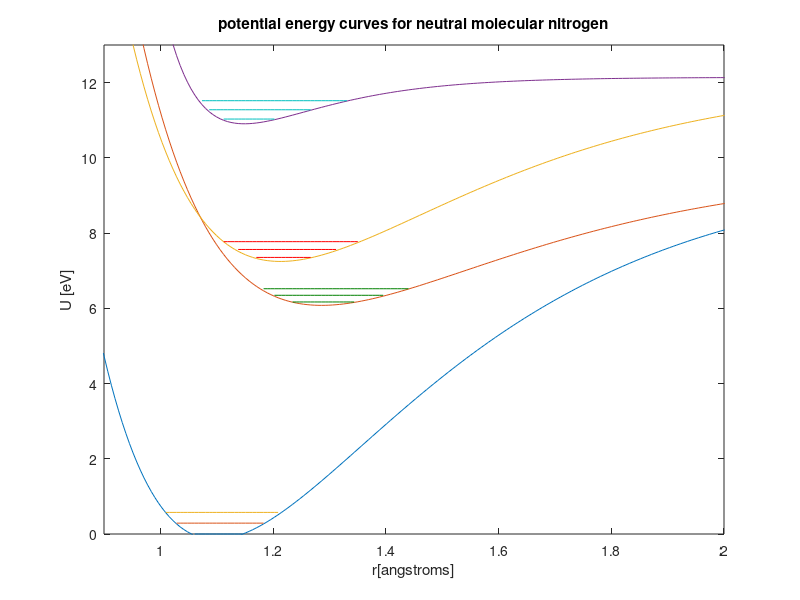

This figure's MATLAB source: (Note: this script raises an error after producing the figure.)
%%%%%%%%%%%%%%%%%%%%%%%%%%%%%%%%%%%%%%%%%%%%%%%%%%%%%%%%%%%%%%%%%%%%%%%%%
%%%
%%%    compute morse oscillator potentials for excited states of N2
%%%    and N2+.
%%%    Loftus 1977,  "The Spectrum of Molecular Nitrogen"
%%%    Laher 1991,   "Improved Fits for the Vib. and Rot. Const..."
%%%    Kosarim 2005, "Ionization of excited nitrogen molecules by ..."
%%%
%%%
clear all;

hconst = 6.6261e-27;  % planks const [erg-s]
econst = 4.8032e-10;  % electron charge
cvac   = 2.9979e10;   % speed of light [cm/s]
erg_eV = 1.6022e-12;  % ergs associatd with 1eV
erg_invcm = 1.9864e-16;  % ergs associated with 1/cm
invcm_to_eV = erg_invcm/erg_eV; % eV associated with 1/cm
%
mN = 2.32e-23;       % nitrogen mass [g] 
mur = mN*mN/(mN+mN); % reduced mass [g]

%%%   set N2 neutral and ion data (see Laher 1991 Table 1)
%
State0  = ['X1Sig' 'A3Sig' 'B3Pi' 'C3Pi' ...
           'X2Sig' 'A2Pi'  'B2Sig']; % this line is ions
we0 = [2359    1460.5  1734.4 2047.2 ...
       2207    1904    2420];  % [1/cm]
xe0   = [14.324  13.775  14.558  28.445 ...
         16.3    15.03   23.85]./we0; % unitless
ye0   = [-2.26e-3 -1.175e-2 1.4e-2  2.0883 ...
         -2.67e-3  2.03e-3  -0.3587]./we0; % unitless
ze0   = [-2.4e-4   1.41e-4  -1.13e-3 -5.35e-1 ...
         -2.61e-3  0        -6.192e-2]./we0; % unitless
ae0   = [0        -7.29e-5 0        0 ...
         3.7e-5   0        0]./we0; % unitless
T0    = [0       49755   59307  88978 ...
         125668  134683  151234];   % exc energy from v=0 [1/cm]
Tv0   = we0.*(1/2-xe0/4+ye0/8+ze0/16+ae0/32); % energy at v=0
Te0   = T0-Tv0;   % exc energy from r=r0 [1/cm]
De0    = [78714   28959   38631  8960 ...
          70273   61256   45706];    % diss energy from v=0 [1/cm]
D0     = De0+Tv0; % diss energy from r=r0 [1/cm] (see fig 1 Gilmore 1965)
Be0     = [1.998   1.455   1.638  1.825 ...
           1.932   1.748   2.073];    % Rot Const [1/cm]
%
a  = 2*pi*we0*cvac.*sqrt(mur./(2*D0*erg_invcm)); 
%re = sqrt(hconst./(8*pi*mNr*Be0*cvac)); % ?
r0  = [1.098 1.286 1.213 1.149 ...
       1.116 1.174 1.0777]*1e-8; % mean internuc distance [cm]

%
%
%

v = 0:1:45;              % vib quantum number
r = (0:0.005:4)*max(r0);
Ev = zeros(length(T0),length(v));
rminset = ones(length(T0),length(v)); % flag for setting rmin
rmin = ones(length(T0),length(v)); % initial r where U(r) = T0(i)+Ev(v);
rmax = rmin;                       % final r where   U(r) = T0(i)+Ev(v);
U = zeros(length(T0),length(r));
for i = 1:length(T0)
    U(i,:) = Te0(i) + D0(i)*(1-exp(-a(i)*(r-r0(i)))).^2;
    U(i,:) = U(i,:)*invcm_to_eV;
    for j = 1:length(r)
        for k=1:length(v)
            Ev(i,j,k) = Te0(i) + we0(i)* ( (v(k)+1/2) ...
                              -    xe0(i)*(v(k)+1/2).^2 ...
                              +    ye0(i)*(v(k)+1/2).^3 ...
                              +    ze0(i)*(v(k)+1/2).^4 ...
                              +    ae0(i)*(v(k)+1/2).^5 );
            Ev(i,j,k) = Ev(i,j,k)*invcm_to_eV; % [eV]
            if(Ev(i,j,k)<U(i,j))
                Ev(i,j,k) = 0;
                if(rminset(i,k))
                    rmin(i,k) = j+1;
                end
            else
                rmax(i,k) = j;
                rminset(i,k) = 0;
            end
        end
    end
end


%%%%%%%%%%%%%%%%%%%%%%%%%%%%%%%%%%%%%%%%%%%%%%%%%%%%%%%%%%%%%%%%%%%%%%%%
%%%
%%%        plot some potential energy curves for neutral N2
%%%

close(figure(1)); figure(1); plot(r/1e-8,U);
hold on; plot(r(rmin(1,1):rmax(1,1))/1e-8,Ev(1,rmin(1,1):rmax(1,1),1));
hold on; plot(r(rmin(1,2):rmax(1,2))/1e-8,Ev(1,rmin(1,2):rmax(1,2),2));
hold on; plot(r(rmin(1,3):rmax(1,3))/1e-8,Ev(1,rmin(1,3):rmax(1,3),3));
%
hold on; plot(r(rmin(2,1):rmax(2,1))/1e-8,Ev(2,rmin(2,1):rmax(2,1),1),'color',[0 0.5 0]);
hold on; plot(r(rmin(2,2):rmax(2,2))/1e-8,Ev(2,rmin(2,2):rmax(2,2),2),'color',[0 0.5 0]);
hold on; plot(r(rmin(2,3):rmax(2,3))/1e-8,Ev(2,rmin(2,3):rmax(2,3),3),'color',[0 0.5 0]);
%
hold on; plot(r(rmin(3,1):rmax(3,1))/1e-8,Ev(3,rmin(3,1):rmax(3,1),1),'r');
hold on; plot(r(rmin(3,2):rmax(3,2))/1e-8,Ev(3,rmin(3,2):rmax(3,2),2),'r');
hold on; plot(r(rmin(3,3):rmax(3,3))/1e-8,Ev(3,rmin(3,3):rmax(3,3),3),'r');
%
hold on; plot(r(rmin(4,1):rmax(4,1))/1e-8,Ev(4,rmin(4,1):rmax(4,1),1),'color',[0 0.75 0.75]);
hold on; plot(r(rmin(4,2):rmax(4,2))/1e-8,Ev(4,rmin(4,2):rmax(4,2),2),'color',[0 0.75 0.75]);
hold on; plot(r(rmin(4,3):rmax(4,3))/1e-8,Ev(4,rmin(4,3):rmax(4,3),3),'color',[0 0.75 0.75]);
%
axis([0.9 2 0 13]);
xlabel('r[angstroms]'); ylabel('U [eV]');
title('potential energy curves for neutral molecular nitrogen');
legend('X^1\Sigma','A^3\Sigma','B^3\Pi','C^3\Pi','location','SE');
 
%%%
%%%
%%%
%%%%%%%%%%%%%%%%%%%%%%%%%%%%%%%%%%%%%%%%%%%%%%%%%%%%%%%%%%%%%%%%%%%%%%%%

%%%%%%%%%%%%%%%%%%%%%%%%%%%%%%%%%%%%%%%%%%%%%%%%%%%%%%%%%%%%%%%%%%%%%%%%
%%%
%%%        plot some potential energy curves for neutral N2
%%%

close(figure(2)); figure(2); plot(r/1e-8,U(1,:));
hold on; plot(r/1e-8,U(5,:),'color',[0 0.5 0]);
%
hold on; plot(r(rmin(1,1):rmax(1,1))/1e-8,Ev(1,rmin(1,1):rmax(1,1),1));
hold on; plot(r(rmin(1,5):rmax(1,5))/1e-8,Ev(1,rmin(1,5):rmax(1,5),5));
hold on; plot(r(rmin(1,9):rmax(1,9))/1e-8,Ev(1,rmin(1,9):rmax(1,9),9));
%
for k = 1:11
hold on; plot(r(rmin(5,k):rmax(5,k))/1e-8,Ev(5,rmin(5,k):rmax(5,k),k),'color',[0 0.5 0]);
end
%
axis([0.9 2 0 20]);
xlabel('r[angstroms]'); ylabel('U [eV]');
set(gca,'Xtick',[r(rmin(1,9)),r(rmin(1,5)),r(rmin(1,1)), ...
                 r(rmax(1,1)),r(rmax(1,5)),r(rmax(1,9))]/1e-8);
%title('potential energy curves for neutral molecular nitrogen');
legend('X^1\Sigma','X^2\Sigma','location','SE'); grid on;
 
%%%
%%%
%%%
%%%%%%%%%%%%%%%%%%%%%%%%%%%%%%%%%%%%%%%%%%%%%%%%%%%%%%%%%%%%%%%%%%%%%%%%

